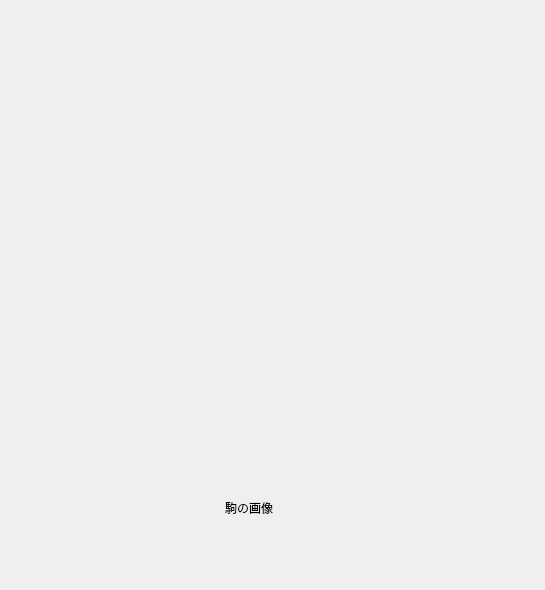
<?xml version="1.0" encoding="UTF-8"?>
<ui version="4.0">
 <class>MainWindow</class>
 <widget class="QMainWindow" name="MainWindow">
  <property name="geometry">
   <rect>
    <x>0</x>
    <y>0</y>
    <width>545</width>
    <height>590</height>
   </rect>
  </property>
  <property name="font">
   <font>
    <family>Noto Sans CJK JP</family>
   </font>
  </property>
  <property name="windowTitle">
   <string>画像のテスト</string>
  </property>
  <widget class="QWidget" name="centralwidget">
   <widget class="QLabel" name="label">
    <property name="geometry">
     <rect>
      <x>10</x>
      <y>10</y>
      <width>525</width>
      <height>570</height>
     </rect>
    </property>
    <property name="text">
     <string/>
    </property>
    <property name="pixmap">
     <pixmap>../images/board_v1.png</pixmap>
    </property>
   </widget>
   <widget class="QLabel" name="label_2">
    <property name="geometry">
     <rect>
      <x>225</x>
      <y>455</y>
      <width>97</width>
      <height>106</height>
     </rect>
    </property>
    <property name="text">
     <string>駒の画像</string>
    </property>
   </widget>
  </widget>
 </widget>
 <resources/>
 <connections/>
</ui>
